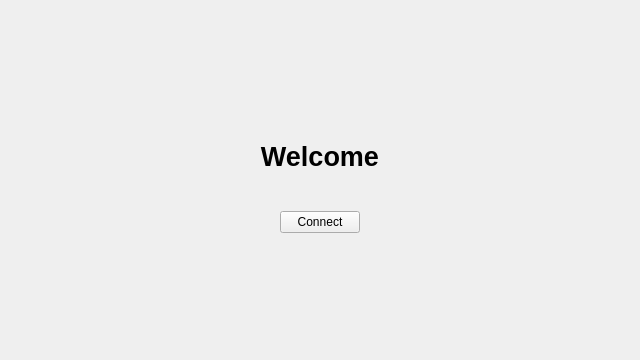
<?xml version="1.0" encoding="UTF-8"?>
<ui version="4.0">
 <class>Form</class>
 <widget class="QWidget" name="Form">
  <property name="geometry">
   <rect>
    <x>0</x>
    <y>0</y>
    <width>640</width>
    <height>360</height>
   </rect>
  </property>
  <property name="windowTitle">
   <string>Form</string>
  </property>
  <layout class="QVBoxLayout" name="verticalLayout" stretch="6,3,1,2,6">
   <item>
    <spacer name="verticalSpacer">
     <property name="orientation">
      <enum>Qt::Vertical</enum>
     </property>
     <property name="sizeHint" stdset="0">
      <size>
       <width>20</width>
       <height>40</height>
      </size>
     </property>
    </spacer>
   </item>
   <item>
    <layout class="QHBoxLayout" name="horizontalLayout" stretch="5,5,5">
     <item>
      <spacer name="horizontalSpacer">
       <property name="orientation">
        <enum>Qt::Horizontal</enum>
       </property>
       <property name="sizeHint" stdset="0">
        <size>
         <width>40</width>
         <height>20</height>
        </size>
       </property>
      </spacer>
     </item>
     <item>
      <widget class="QLabel" name="label">
       <property name="font">
        <font>
         <pointsize>20</pointsize>
         <weight>75</weight>
         <bold>true</bold>
        </font>
       </property>
       <property name="text">
        <string>Welcome</string>
       </property>
       <property name="alignment">
        <set>Qt::AlignCenter</set>
       </property>
      </widget>
     </item>
     <item>
      <spacer name="horizontalSpacer_2">
       <property name="orientation">
        <enum>Qt::Horizontal</enum>
       </property>
       <property name="sizeHint" stdset="0">
        <size>
         <width>40</width>
         <height>20</height>
        </size>
       </property>
      </spacer>
     </item>
    </layout>
   </item>
   <item>
    <spacer name="verticalSpacer_2">
     <property name="orientation">
      <enum>Qt::Vertical</enum>
     </property>
     <property name="sizeHint" stdset="0">
      <size>
       <width>20</width>
       <height>40</height>
      </size>
     </property>
    </spacer>
   </item>
   <item>
    <layout class="QHBoxLayout" name="horizontalLayout_2">
     <item>
      <spacer name="horizontalSpacer_4">
       <property name="orientation">
        <enum>Qt::Horizontal</enum>
       </property>
       <property name="sizeHint" stdset="0">
        <size>
         <width>40</width>
         <height>20</height>
        </size>
       </property>
      </spacer>
     </item>
     <item>
      <widget class="QPushButton" name="bt_connect">
       <property name="text">
        <string>Connect</string>
       </property>
      </widget>
     </item>
     <item>
      <spacer name="horizontalSpacer_3">
       <property name="orientation">
        <enum>Qt::Horizontal</enum>
       </property>
       <property name="sizeHint" stdset="0">
        <size>
         <width>40</width>
         <height>20</height>
        </size>
       </property>
      </spacer>
     </item>
    </layout>
   </item>
   <item>
    <spacer name="verticalSpacer_3">
     <property name="orientation">
      <enum>Qt::Vertical</enum>
     </property>
     <property name="sizeHint" stdset="0">
      <size>
       <width>20</width>
       <height>40</height>
      </size>
     </property>
    </spacer>
   </item>
  </layout>
 </widget>
 <resources/>
 <connections/>
</ui>
